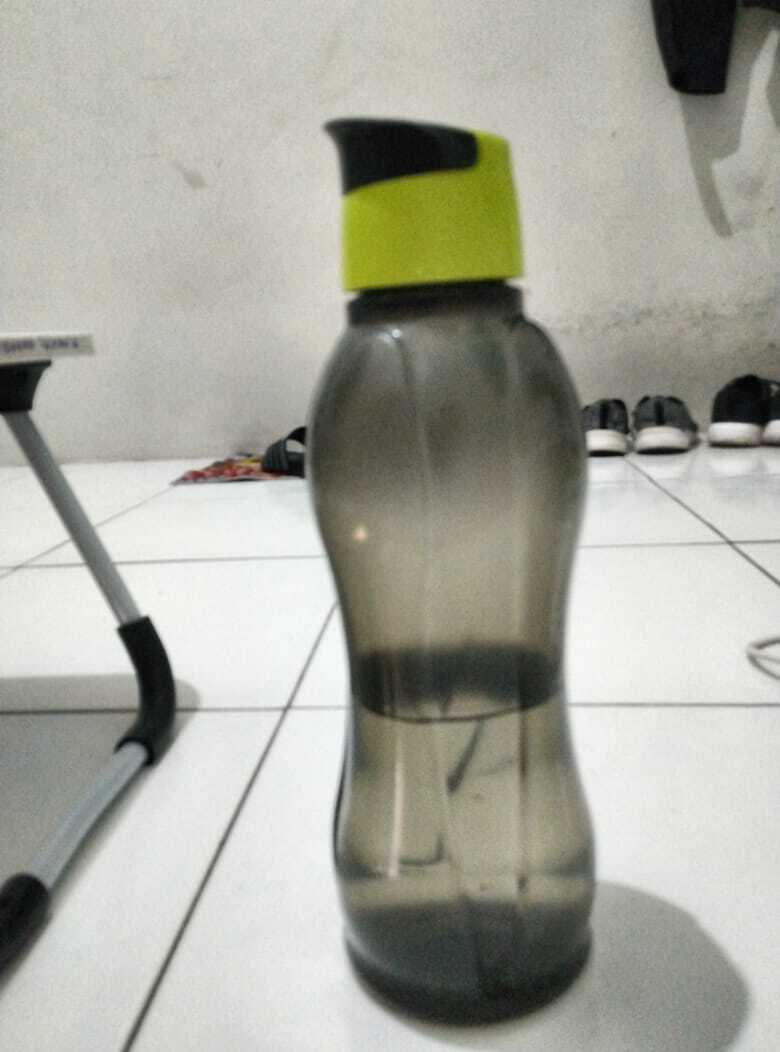
#> input picture Camera Tracking and Arduino Project/bottle_template.jpg, 780 x 1052 px, given in place of the camera
$ python img_detection.py
#> lines starting #> are read from the running program, lines starting #| are printed output that depends on the picture; after the words box and inside, x2 and y2 are one past the last pixel; in counts of white or black regions, pixels touching at a corner belong together
import cv2
import numpy as np
from collections import deque

# Buka kamera
cap = cv2.VideoCapture(0)

# Cek apakah kamera terbuka dengan benar
if not cap.isOpened():
    print("Gagal membuka kamera.")
    exit()

# Inisialisasi detektor wajah Haar Cascade
face_cascade = cv2.CascadeClassifier(cv2.data.haarcascades + 'haarcascade_frontalface_default.xml')

# Menggunakan deque untuk menyimpan beberapa posisi bounding box terakhir
buffer_size = 5
recent_boxes = deque(maxlen=buffer_size)

# Inisialisasi tracker
tracker = cv2.TrackerKCF_create()

# Variabel untuk pelacakan pertama kali
is_tracking = False

# Variabel untuk melacak frame yang hilang
frame_counter = 0
max_lost_frames = 30  # Maksimal frame tanpa deteksi sebelum kembali ke deteksi ulang

while True:
    try:
        # Ambil frame dari kamera
        ret, frame = cap.read()
#> frame is the input picture: shape (1052, 780, 3); mean B, G, R 158.5, 168.4, 168.3

        # Cek apakah frame berhasil diambil
        if not ret:
            print("Gagal mengambil frame, mencoba lagi...")
            continue  # Lewati loop jika frame tidak valid

        # Cek apakah frame kosong
        if frame is None:
            print("Frame kosong, coba lagi...")
            continue

        # Ubah gambar ke dalam warna HSV
        hsv = cv2.cvtColor(frame, cv2.COLOR_BGR2HSV)
#> hsv: shape (1052, 780, 3); mean H, S, V 30.8, 21.5, 169.5

        # Filter untuk warna hitam (gagang gunting)
        lower_black = np.array([0, 0, 0])
        upper_black = np.array([180, 255, 80])  # Lebih ketat agar tidak menangkap wajah
        mask_black = cv2.inRange(hsv, lower_black, upper_black)
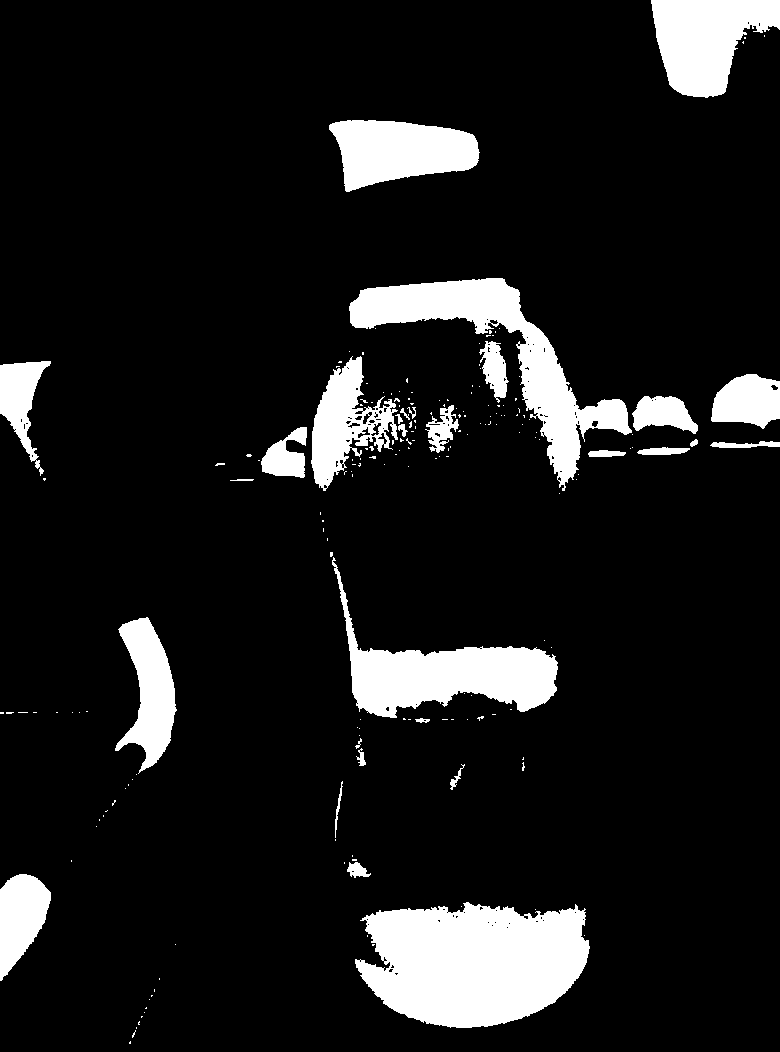
#> mask_black: shape (1052, 780); 10.9% white; 193 white regions (163 under 20 px), largest, box (x1, y1, x2, y2) and area: (355, 902, 590, 1028) 22356, (349, 278, 632, 491) 13635, (332, 557, 558, 718) 11511

        # Filter untuk warna silver (besi gunting)
        lower_silver = np.array([0, 0, 100])
        upper_silver = np.array([180, 50, 255])  # Lebih ketat agar tidak menangkap wajah
        mask_silver = cv2.inRange(hsv, lower_silver, upper_silver)
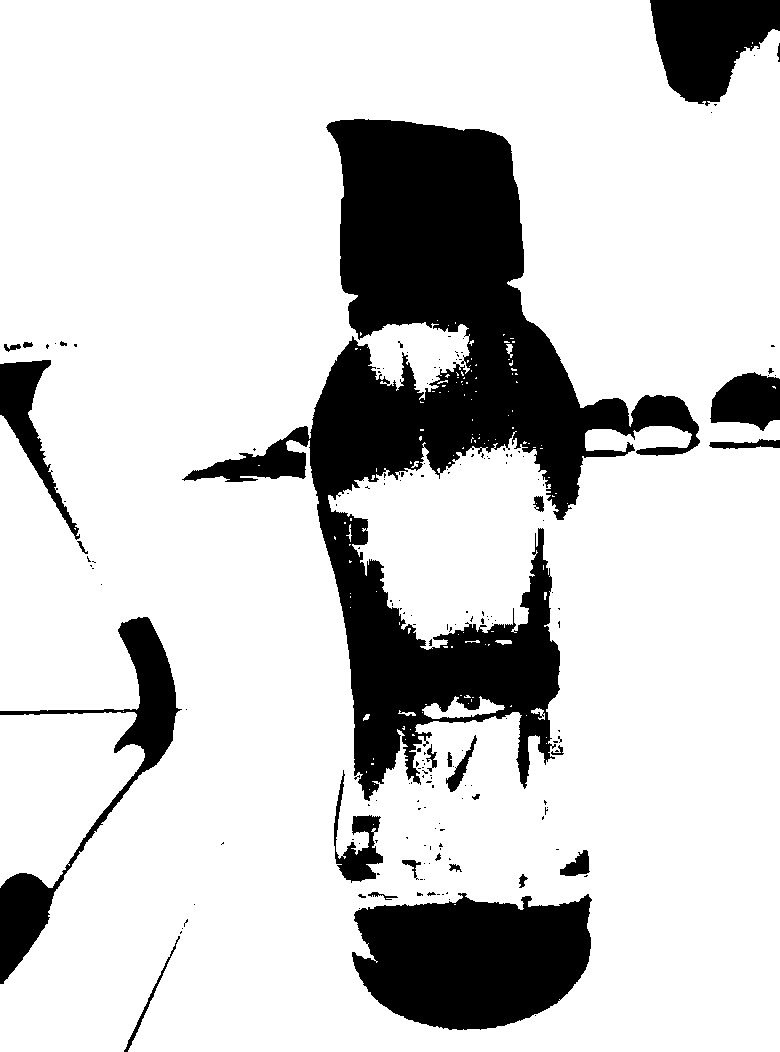
#> mask_silver: shape (1052, 780); 80.6% white; 181 black regions (154 under 20 px), largest, box (x1, y1, x2, y2) and area: (182, 119, 700, 801) 102045, (352, 893, 592, 1030) 25273, (0, 617, 182, 984) 10477

        # Gabungkan kedua mask
        combined_mask = cv2.bitwise_or(mask_black, mask_silver)
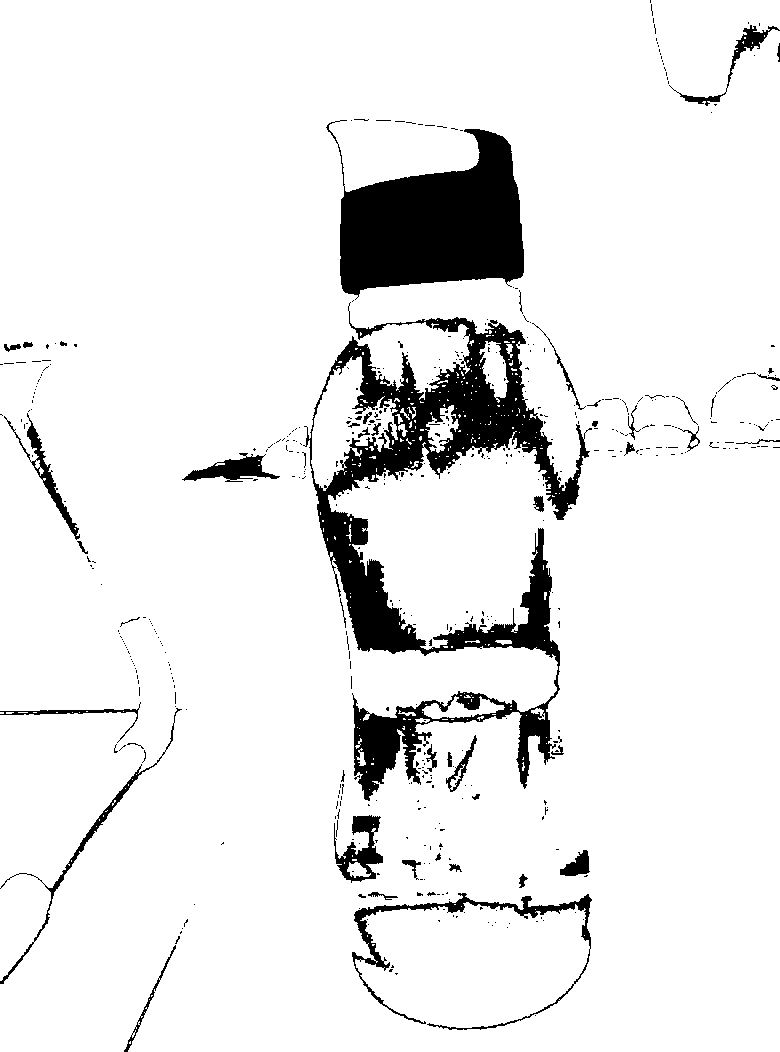
#> combined_mask: shape (1052, 780); 91.6% white; 488 black regions (438 under 20 px), largest, box (x1, y1, x2, y2) and area: (303, 302, 592, 801) 34509, (326, 120, 524, 300) 20719, (352, 893, 592, 1030) 2856
        result = cv2.bitwise_and(frame, frame, mask=combined_mask)
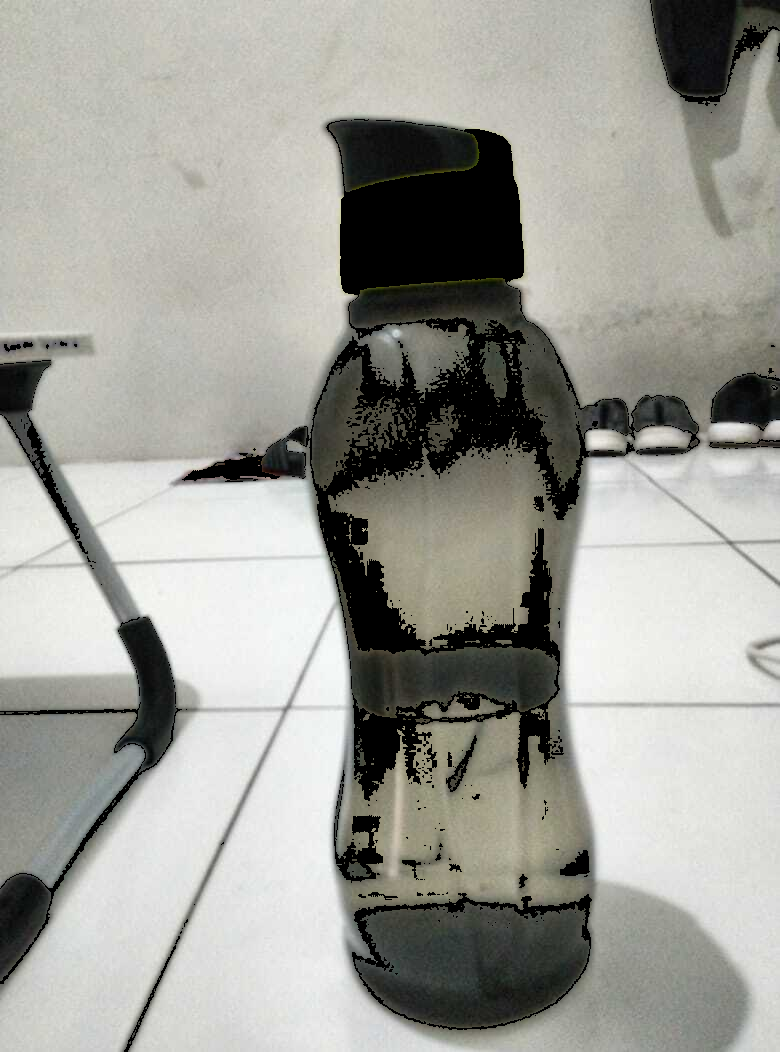
#> result: shape (1052, 780, 3); mean B, G, R 152.6, 158.9, 158.9

        # Meningkatkan deteksi tepi dengan filter tambahan (GaussianBlur)
        blurred_result = cv2.GaussianBlur(result, (5, 5), 0)
        edges = cv2.Canny(blurred_result, 50, 150)
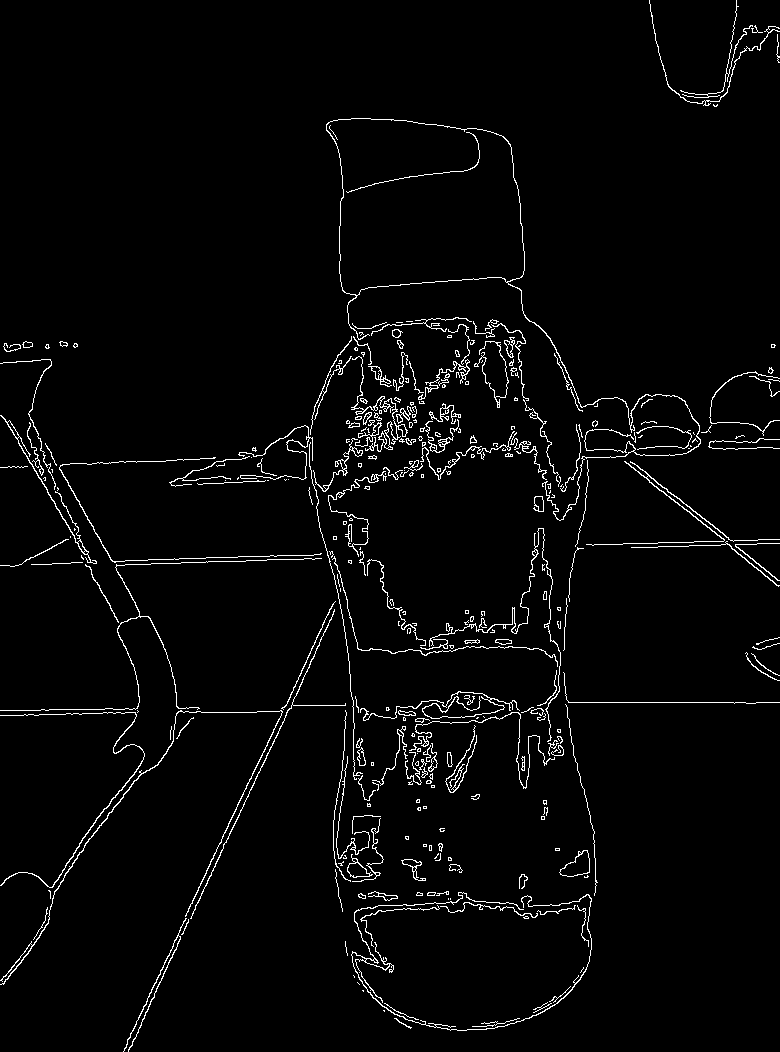
#> edges: shape (1052, 780); 2.8% white in thin lines or dots

        # Temukan kontur dalam hasil deteksi tepi
        contours, _ = cv2.findContours(edges, cv2.RETR_EXTERNAL, cv2.CHAIN_APPROX_SIMPLE)
#> contours = 306 contours, 225 with area under 20; largest, box (x1, y1, x2, y2) and area: (326, 118, 701, 521) 28606, (559, 850, 590, 877) 461, (351, 356, 408, 452) 266, (0, 710, 283, 985) 252, (347, 854, 373, 878) 244

        stable_box = None

        # Deteksi wajah pada frame untuk menghindari deteksi wajah sebagai gunting
        faces = face_cascade.detectMultiScale(frame, scaleFactor=1.1, minNeighbors=5, minSize=(30, 30))
#> faces = [[303, 685, 229, 229]]

        for cnt in contours:
            area = cv2.contourArea(cnt)
            if 1500 < area < 5000:  # Sesuaikan ukuran gunting
                approx = cv2.approxPolyDP(cnt, 0.02 * cv2.arcLength(cnt, True), True)
                x, y, w, h = cv2.boundingRect(approx)

                # Hanya tampilkan jika objek cukup tinggi
                if h > w * 1.5:  # Mencegah deteksi lubang tangan atau bentuk persegi kecil
                    # Cek apakah bagian dari kontur berada dalam area wajah yang terdeteksi
                    for (fx, fy, fw, fh) in faces:
                        if (fx < x + w and fx + fw > x and fy < y + h and fy + fh > y):
                            # Jika kontur tumpang tindih dengan wajah, abaikan kontur ini
                            break
                    else:
                        # Inisialisasi tracker dengan bounding box pertama kali ditemukan
                        if not is_tracking and w > 50 and h > 50:  # Pastikan ukuran box cukup besar
                            tracker.init(frame, (x, y, w, h))
                            is_tracking = True

                        # Simpan bounding box di buffer untuk stabilisasi
                        recent_boxes.append((x, y, w, h))

                        # Hitung rata-rata bounding box dari beberapa frame terakhir
                        avg_x = int(np.mean([box[0] for box in recent_boxes]))
                        avg_y = int(np.mean([box[1] for box in recent_boxes]))
                        avg_w = int(np.mean([box[2] for box in recent_boxes]))
                        avg_h = int(np.mean([box[3] for box in recent_boxes]))

                        # Membatasi ukuran bounding box agar tidak terlalu besar
                        max_width = 200  # Maksimal lebar box (perkecil dari 250)
                        max_height = 100  # Maksimal tinggi box (perkecil dari 120)
                        avg_w = min(avg_w, max_width)
                        avg_h = min(avg_h, max_height)

                        # Tampilkan bounding box yang stabil
                        stable_box = (avg_x, avg_y, avg_w, avg_h)
                        cv2.rectangle(frame, (avg_x, avg_y), (avg_x + avg_w, avg_y + avg_h), (0, 255, 0), 2)
                        cv2.putText(frame, "Gunting", (avg_x, avg_y - 10), cv2.FONT_HERSHEY_SIMPLEX, 0.6, (0, 255, 0), 2)
                        break
#> this loop made 306 passes
#> area on passes 13, 18, 19: 95, 23.5, 35.5
#> after the loop, is_tracking = False

        if is_tracking:
            # Update posisi tracker jika sudah terdeteksi
            success, bbox = tracker.update(frame)
            if success:
                x, y, w, h = [int(v) for v in bbox]

                # Pastikan bounding box tetap berada dalam batas frame
                h, w, _ = frame.shape
                x = max(0, min(x, w - 1))
                y = max(0, min(y, h - 1))
                w = min(w - x, w - 1)
                h = min(h - y, h - 1)

                # Membatasi ukuran bounding box agar tidak terlalu besar
                max_width = 200  # Lebar box maksimum (perkecil dari 250)
                max_height = 100  # Tinggi box maksimum (perkecil dari 120)
                w = min(w, max_width)
                h = min(h, max_height)

                # Simpan bounding box di buffer untuk stabilisasi
                recent_boxes.append((x, y, w, h))

                # Hitung rata-rata bounding box dari beberapa frame terakhir
                avg_x = int(np.mean([box[0] for box in recent_boxes]))
                avg_y = int(np.mean([box[1] for box in recent_boxes]))
                avg_w = int(np.mean([box[2] for box in recent_boxes]))
                avg_h = int(np.mean([box[3] for box in recent_boxes]))

                # Tampilkan bounding box yang stabil
                cv2.rectangle(frame, (avg_x, avg_y), (avg_x + avg_w, avg_y + avg_h), (0, 255, 0), 2)
                cv2.putText(frame, "Gunting", (avg_x, avg_y - 10), cv2.FONT_HERSHEY_SIMPLEX, 0.6, (0, 255, 0), 2)
            else:
                # Jika tracking gagal, reset dan mulai deteksi ulang
                frame_counter += 1
                print(f"Pelacakan gagal. Frame hilang: {frame_counter}")

                if frame_counter > max_lost_frames:  # Jika sudah terlalu lama tanpa deteksi, reset tracker
                    print("Tracker hilang terlalu lama. Beralih ke deteksi ulang.")
                    is_tracking = False
                    tracker.clear()  # Clear tracker untuk menghindari error saat update selanjutnya
                    frame_counter = 0  # Reset counter
                    continue  # Melanjutkan ke deteksi objek

        # Menampilkan frame dengan hasil deteksi
        cv2.imshow("Deteksi Gunting Stabil dengan Pelacakan", frame)

        # Tekan 'q' untuk keluar secara manual
        if cv2.waitKey(1) & 0xFF == ord('q'):
#> (key q is pressed here)
            break

    except cv2.error as e:
        print(f"Terjadi kesalahan dengan OpenCV: {e}")
        break
    except Exception as e:
        print(f"Kesalahan tak terduga: {e}")
        break

# Lepaskan kamera dan tutup semua jendela
cap.release()
cv2.destroyAllWindows()
